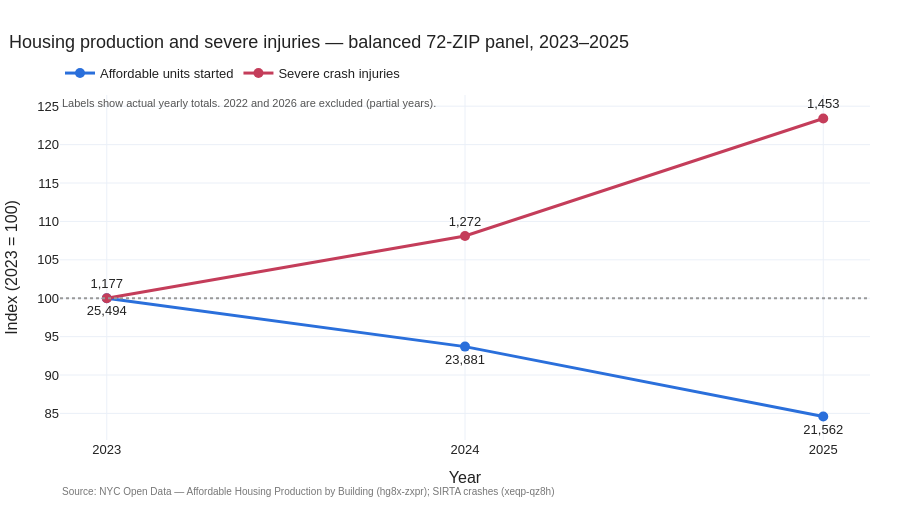

Here is the notebook cell this chart was saved with:
### Markdown cell above
### RQ10 chart A: balanced ZIP panel (2023 = 100)
Each series includes the same 72 ZIPs in each year. Labels show actual counts. A line above 100 indicates a count above that series' 2023 baseline, rather than greater personal risk.

### Code cell
fig_trend = go.Figure()
# Housing labels go below the line and injury labels above, so they never overlap
series = [("affordable_units", "Affordable units started", COLOR_HOUSING, "bottom center"),
          ("severe_injuries",  "Severe crash injuries",    COLOR_CRASH,   "top center")]
for col, label, color, position in series:
    fig_trend.add_trace(go.Scatter(
        x=indexed.index, y=indexed[col], name=label, mode="lines+markers+text",
        line=dict(color=color, width=3), marker=dict(size=10),
        text=[f"{v:,.0f}" for v in yearly[col]], textposition=position,
        customdata=yearly[col],
        hovertemplate=f"{label}<br>%{{x}}: %{{customdata:,.0f}} (index %{{y:.1f}})<extra></extra>"))

fig_trend.add_hline(y=100, line_dash="dot", line_color="#999")
style_fig(fig_trend, "Housing production and severe injuries — balanced 72-ZIP panel, 2023–2025",
          x_title="Year", y_title="Index (2023 = 100)")
fig_trend.update_xaxes(dtick=1)

fig_trend.add_annotation(text="Labels show actual yearly totals. 2022 and 2026 are excluded (partial years).",
                         xref="paper", yref="paper", x=0, y=1.0, showarrow=False, xanchor="left",
                         font=dict(size=11, color="#555"))
fig_trend.show()

### Figure 1 — Plotly figure (JSON) as saved in the notebook; plotly's stock layout.template omitted (floating-point values rounded to 4 significant figures)
{"data": [{"customdata": [25490.0, 23880.0, 21560.0], "hovertemplate": "Affordable units started<br>%{x}: %{customdata:,.0f} (index %{y:.1f})<extra></extra>", "line": {"color": "#2a6fdb", "width": 3}, "marker": {"size": 10}, "mode": "lines+markers+text", "name": "Affordable units started", "text": ["25,494", "23,881", "21,562"], "textposition": "bottom center", "type": "scatter", "x": [2023, 2024, 2025], "y": [100.0, 93.7, 84.6]}, {"customdata": [1177.0, 1272.0, 1453.0], "hovertemplate": "Severe crash injuries<br>%{x}: %{customdata:,.0f} (index %{y:.1f})<extra></extra>", "line": {"color": "#c43d5a", "width": 3}, "marker": {"size": 10}, "mode": "lines+markers+text", "name": "Severe crash injuries", "text": ["1,177", "1,272", "1,453"], "textposition": "top center", "type": "scatter", "x": [2023, 2024, 2025], "y": [100.0, 108.1, 123.4]}], "layout": {"annotations": [{"font": {"color": "#777", "size": 10}, "showarrow": false, "text": "Source: NYC Open Data — Affordable Housing Production by Building (hg8x-zxpr); SIRTA crashes (xeqp-qz8h)", "x": 0, "xanchor": "left", "xref": "paper", "y": -0.17, "yref": "paper"}, {"font": {"color": "#555", "size": 11}, "showarrow": false, "text": "Labels show actual yearly totals. 2022 and 2026 are excluded (partial years).", "x": 0, "xanchor": "left", "xref": "paper", "y": 1.0, "yref": "paper"}], "font": {"color": "#222", "family": "Arial", "size": 13}, "height": 520, "hoverlabel": {"bgcolor": "white", "font": {"size": 12}}, "legend": {"orientation": "h", "x": 0, "xanchor": "left", "y": 1.02, "yanchor": "bottom"}, "margin": {"b": 80, "l": 60, "r": 30, "t": 95}, "shapes": [{"line": {"color": "#999", "dash": "dot"}, "type": "line", "x0": 0, "x1": 1, "xref": "x domain", "y0": 100, "y1": 100, "yref": "y"}], "title": {"font": {"size": 18}, "text": "Housing production and severe injuries — balanced 72-ZIP panel, 2023–2025", "x": 0.01, "xanchor": "left"}, "xaxis": {"dtick": 1, "title": {"text": "Year"}}, "yaxis": {"title": {"text": "Index (2023 = 100)"}}}}
